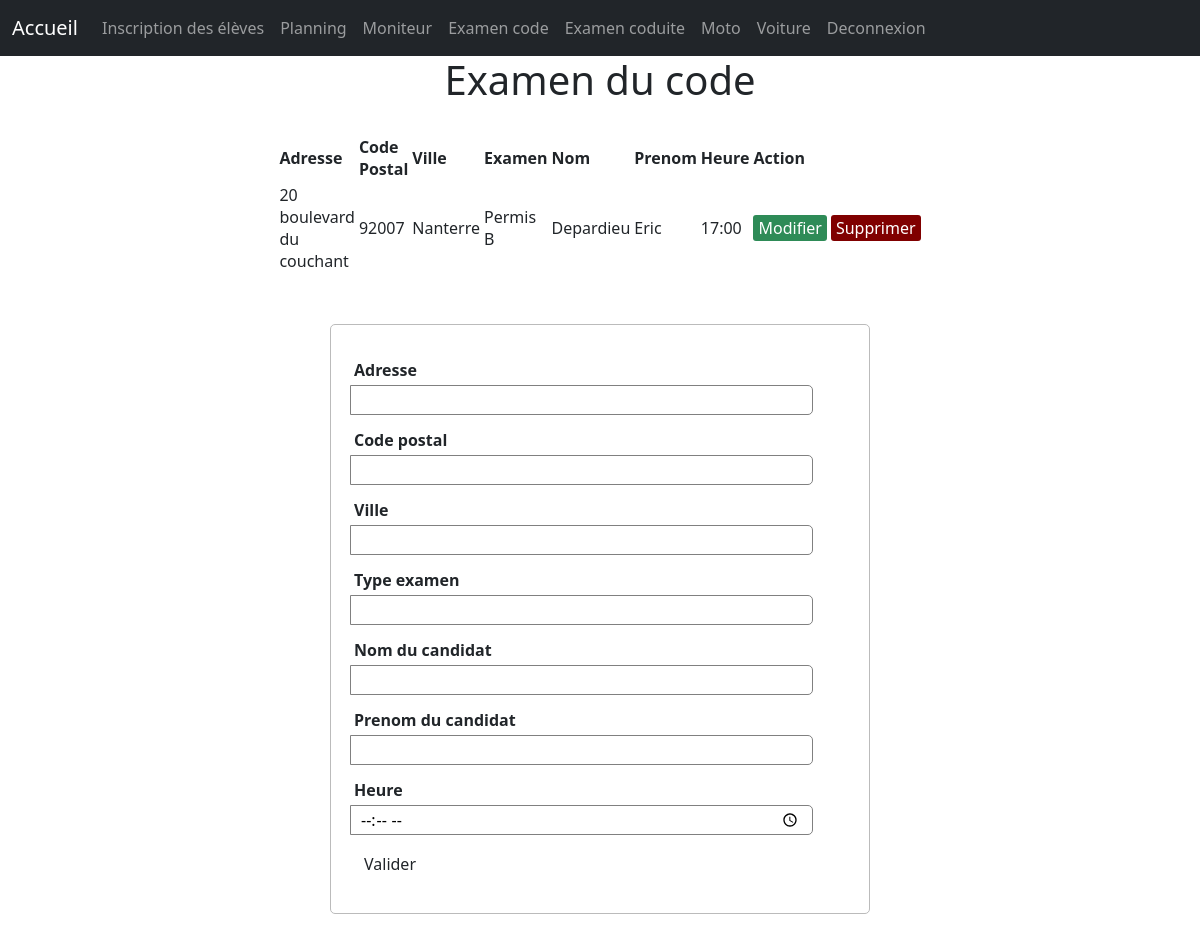
The app's page /code/code1.php (signed in) with its own data.
### tables this page shows
CREATE TABLE IF NOT EXISTS `code` (
  `id` int(11) NOT NULL AUTO_INCREMENT,
  `adresse` varchar(50) NOT NULL,
  `code_postal` varchar(5) NOT NULL,
  `ville` varchar(50) NOT NULL,
  `type_examen` varchar(50) NOT NULL,
  `nom_candidat` varchar(50) NOT NULL,
  `prenom_candidat` varchar(50) NOT NULL,
  `heure` varchar(50) NOT NULL,
  PRIMARY KEY (`id`)
);

### code/server6.php (called while the page is built, shortened)
<?php
		$adresse = "";
		$code_postal = "";
		$ville = "";
        $type_examen = "";
        $nom_candidat = "";
        $prenom_candidat = "";
        $heure = "";
		$id = 0;
		$edit_state = false;
		$pdo = new PDO("mysql:dbname=inscription_candidat;host=localhost","root","");
$results = $pdo->query( "SELECT * FROM code");
?>

### code/code1.php (the view, shortened to what this page needs)
<?php include('server6.php');
?>
<html>
<head>
	<link rel="stylesheet" type="text/css" href="style6.css">
	<link href="https://cdn.jsdelivr.net/npm/bootstrap@5.0.0-beta3/dist/css/bootstrap.min.css" rel="stylesheet">
</head>
<body >
    <nav class="navbar navbar-expand-lg navbar-dark bg-dark">
        <div class="container-fluid">
          <a class="navbar-brand" href="../accueil.php">Accueil</a>
          <div class="collapse navbar-collapse" id="navbarNav">
            <ul class="navbar-nav">
              <li class="nav-item">
                <a class="nav-link " href="../eleve/eleve1.php">Inscription des élèves </a>
              </li>
              <li class="nav-item">
                <a class="nav-link" href="../planning/planning1.php">Planning </a>
              </li>
              <li class="nav-item">
                <a class="nav-link" href="../moniteur/index1.php">Moniteur</a>
              </li>
              <li class="nav-item">
                <a class="nav-link" href="../code/code1.php">Examen code</a>
              </li>
              <li class="nav-item">
                <a class="nav-link" href="../conduite/conduite1.php">Examen coduite </a>
              </li>
              <li class="nav-item">
                <a class="nav-link" href="../moto/moto1.php">Moto</a>
              </li>
              <li class="nav-item">
                <a class="nav-link" href="../voiture/voiture1.php">Voiture</a>
              </li>
              <li class="nav-item">
                <a class="nav-link" href="../logout.php">Deconnexion</a>
              </li>
            </ul>
          </div>
        </div>
      </nav>
<center> <strong><h1> Examen du code </h1></srong> </center>
<table>
	<thead>
		<tr>
			<th>Adresse</th>
			<th>Code Postal</th>
			<th>Ville</th>
            <th>Examen</th>
            <th>Nom</th>
            <th>Prenom</th>
            <th>Heure</th>
			<th colspan="7">Action</th>
		</tr>
	</thead>
	<tbody>
	<?php while ($row = $results->fetch()) { ?>
	<tr>
	<td><?php echo $row['adresse']; ?> </td>
	<td><?php echo $row['code_postal']; ?> </td>
	<td><?php echo $row['ville']; ?> </td>
    <td><?php echo $row['type_examen']; ?> </td>
    <td><?php echo $row['nom_candidat']; ?> </td>
    <td><?php echo $row['prenom_candidat']; ?> </td>
    <td><?php echo $row['heure']; ?> </td>
	<td>
	    <a class="edit_btn" href="code1.php?edit=<?php echo $row['id']; ?>">Modifier</a>
	</td>
	<td>
	<a class="del_btn" href="server6.php?del=<?php echo $row['id']; ?>">Supprimer</a>
	</td>
	</tr>
<?php } ?>
</tbody>
</table>
<form method="post" action="server6.php" >
<imput type="hidden" name="id" value="<?php echo $id; ?>">
		<div class="input-group">
			<label>Adresse</label>
			<input type="text" required="required" name="adresse" value="<?php echo $adresse; ?>">
		</div>
		<div class="input-group">
			<label>Code postal</label>
			<input type="text" required="required" name="code_postal" value="<?php echo $code_postal; ?>">
		</div>
		<div class="input-group">
			<label>Ville</label>
			<input type="text" required="required" name="ville" value="<?php echo $ville; ?>">
		</div>
<div class="input-group">
			<label>Type examen</label>
			<input type="text" required="required" name="type_examen" value="<?php echo $type_examen; ?>">
        </div>
        <div class="input-group">
			<label>Nom du candidat</label>
			<input type="text" required="required" name="nom_candidat" value="<?php echo $nom_candidat; ?>">
		</div>
        <div class="input-group">
			<label>Prenom du candidat</label>
			<input type="text" required="required" name="prenom_candidat" value="<?php echo $prenom_candidat; ?>">
		</div>
        <div class="input-group">
			<label>Heure</label>
			<input type="time" required="required" name="heure" value="<?php echo $heure; ?>">
		</div>
		<div class="input-group">
		<?php if ($edit_state == false): ?>
			<button type="submit" name="save" class="btn"  >Valider</button>
			<?php else: ?>
				<button type="submit" name="update" class="btn">Modifier</button>
				<?php endif ?>
		</div>
	</form>
</body>
</html>

### code/style6.css (style rules this page uses)
body { font-size: 19px; }
table { width: 50%; margin: 30px auto; border-collapse: collapse; text-align: left; }
tr { border-bottom: 1px solid #cbcbcb; }
th, td { border: none; height: 30px; padding: 2px; }
form { width: 45%; margin: 50px auto; text-align: left; padding: 20px; border: 1px solid #bbbbbb; border-radius: 5px; }
.input-group { margin: 10px 0px 10px 0px; }
.input-group label { display: block; text-align: left; margin: 3px; }
.input-group input { height: 30px; width: 93%; padding: 5px 10px; font-size: 16px; border-radius: 5px; border: 1px solid gray; }
.btn { padding: 10px; font-size: 15px; color: white; background: #5F9EA0; border: none; border-radius: 5px; }
.edit_btn { text-decoration: none; padding: 2px 5px; background: #2E8B57; color: white; border-radius: 3px; }
.del_btn { text-decoration: none; padding: 2px 5px; color: white; border-radius: 3px; background: #800000; }

### records on screen
code: adresse "20 boulevard du couchant", code_postal "92007", ville "Nanterre", type_examen "Permis B", nom_candidat "Depardieu", prenom_candidat "Eric", heure "17:00"
